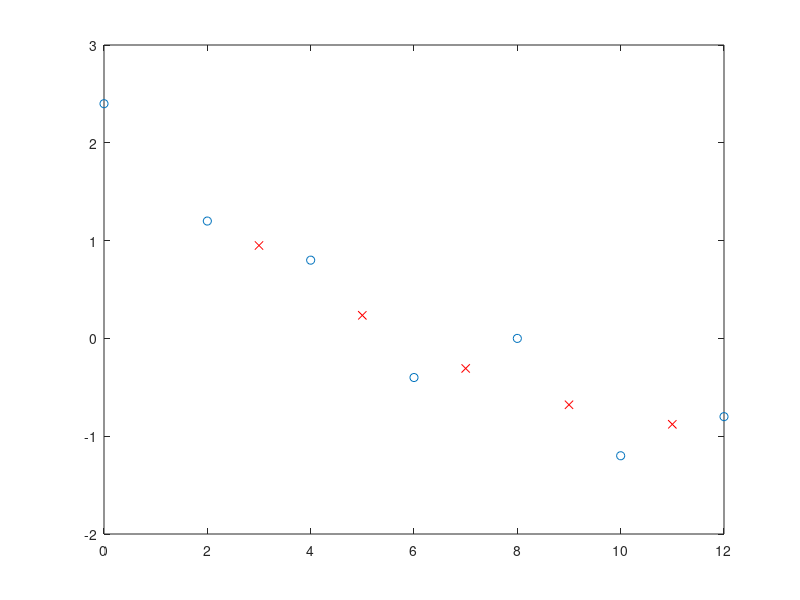

This figure's MATLAB source:
x=[0 2 4 6 8 10 12];
y=[2.4 1.2 0.8 -.4 0 -1.2 -.8];
fit_3=polyfit(x,y,3);
rango=[3 5 7 9 11];
val_3=polyval(fit_3,rango);
plot(x,y,'o',rango,val_3,'xr')